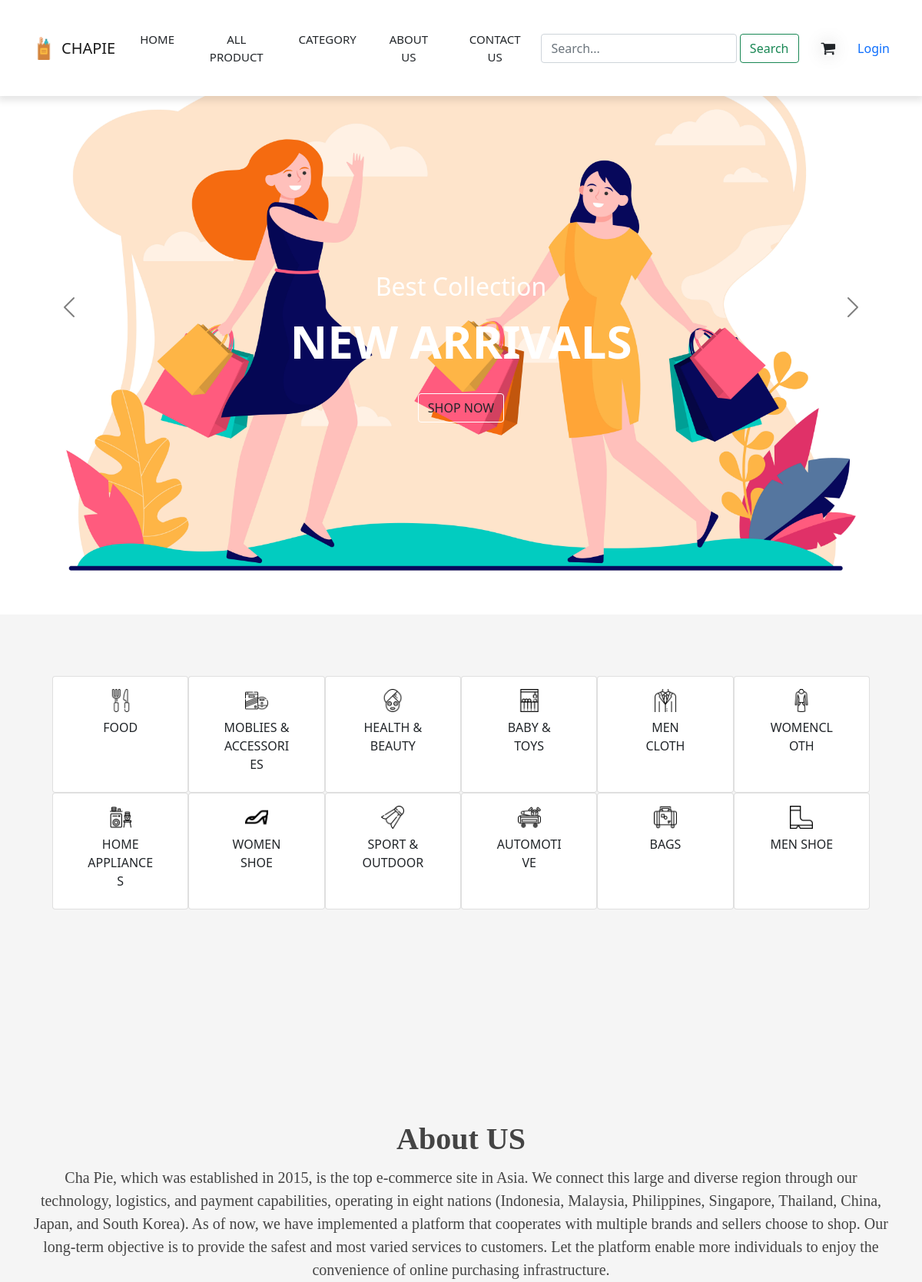
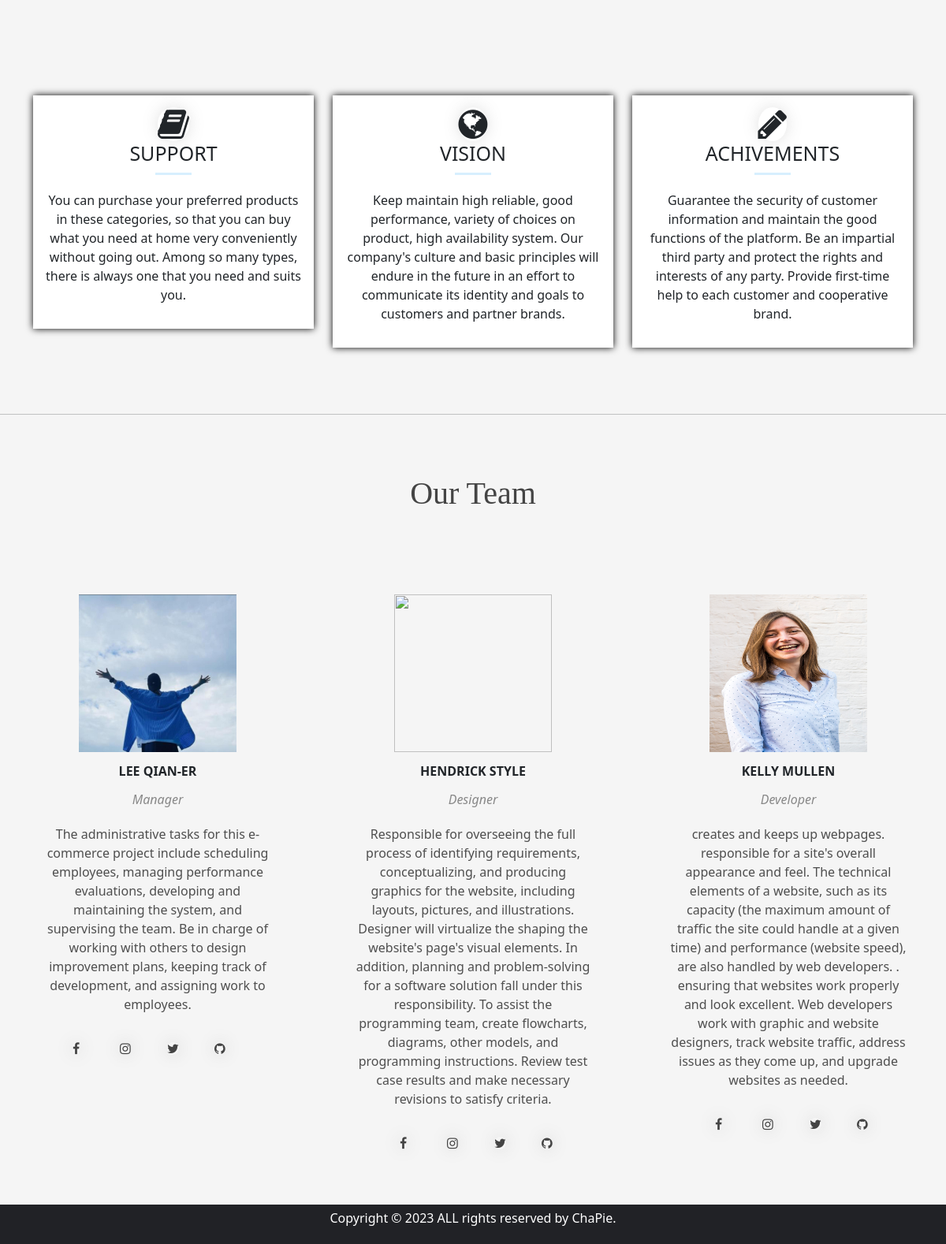
The page /chapie/www/home.php on the database its author committed (2 pictures, top to bottom).
### tables this page shows
CREATE TABLE IF NOT EXISTS `category` (
  `id` int NOT NULL AUTO_INCREMENT,
  `name` varchar(255) NOT NULL,
  `category_image_directory` varchar(50) NOT NULL,
  PRIMARY KEY (`id`)
);

### chapie/www/home.php (the view, shortened to what this page needs)
<!DOCTYPE html>
<html lang="en">
<head>
    <link href="https://cdn.jsdelivr.net/npm/bootstrap@5.0.2/dist/css/bootstrap.min.css" rel="stylesheet">
    <link  href="style.css" rel="stylesheet">
</head>
<body>
    <?php
        include("includes/navbar.php");
    ?>
    <header id = "header" class = "vh-100 carousel slide" data-bs-ride = "carousel" style = "padding-top: 104px;   ">
        <div class = "container h-100 d-flex align-items-center carousel-inner">
            <div class = "text-center carousel-item active">
                <h2 class = "text-capitalize text-white">best collection</h2>
                <h1 class = "text-uppercase py-2 fw-bold text-white">new arrivals</h1>
                <a href = "products_list.php" class = "btn mt-3 text-uppercase">shop now</a>
            </div>
        </div>
        <button class = "carousel-control-prev" type = "button" data-bs-target="#header" data-bs-slide = "prev">
            <span class = "carousel-control-prev-icon"></span>
        </button>
        <button class = "carousel-control-next" type = "button" data-bs-target="#header" data-bs-slide = "next">
            <span class = "carousel-control-next-icon"></span>
        </button>
    </header>
    <?php
        include("database.php");
        $category_sql = "SELECT * FROM category";
        $category_result = mysqli_query($conn, $category_sql);
    ?>
    <section id="category">
    <div class="cat_container">
        <?php
            if (mysqli_num_rows($category_result) > 0) {
                $count = 0;
                while($row = mysqli_fetch_assoc($category_result)) {
                    if($count % 6 == 0){
                        echo '
                            <div class="row row-cols-1 row-cols-md-6">';
                    }
                    echo '
                        <div class="card" name="'.$row['id'].'">
                            <div class="card-body">
                                <img src="'.$row['category_image_directory'].'" width="30" height="30" class="d-inline-block align-top mx-auto d-block">
                                <a class = "nav-link text-uppercase text-dark text-center stretched-link" href="products_list.php?category='.$row["id"].'">'.$row['name'].'</a>
                            </div>
                        </div>';
                    $count++;
                    if($count % 6 == 0){
                        echo '
                            </div>
                        ';
                    }
                }
            }
        ?>
    </div>
    </section>
    <section id="aboutUs">
        <?php
            include('aboutUs\aboutUs.php');
        ?>
    </section>
    <?php
		include("includes/footer.php");
	?>
</body>
</html>

### chapie/www/style.css (style rules this page uses)
* { margin: 0; padding: 0; }
#header { background: url(icon/header.jpg) top/cover no-repeat; }
section { padding-top: 5rem; }
.carousel-inner h1 { font-size: 60px; font-family: var(--lg-font); }
.carousel-item .btn { border-color: #fff!important; }
.carousel-control-next, .carousel-control-prev { filter: invert(100%); }
a:link { text-decoration: none; }
#category { padding: 5rem; }

### chapie/www/aboutUs/style.css (style rules this page uses)
* { padding: 0; margin: 0; }
body { background-color: #f5f5f5; }

### chapie/www/includes/navbar.php (style rules this page uses)
* { padding: 0; margin: 0; }

### rows shown on the page
category: shows a picture, name "FOOD"
category: shows a picture, name "MOBLIES & ACCESSORIES"
category: shows a picture, name "HEALTH & BEAUTY"
category: shows a picture, name "BABY & TOYS"
category: shows a picture, name "MEN CLOTH"
category: shows a picture, name "WOMENCLOTH"
category: shows a picture, name "HOME APPLIANCES"
category: shows a picture, name "WOMEN SHOE"
category: shows a picture, name "SPORT & OUTDOOR"
category: shows a picture, name "AUTOMOTIVE"
category: shows a picture, name "BAGS"
category: shows a picture, name "MEN SHOE"
